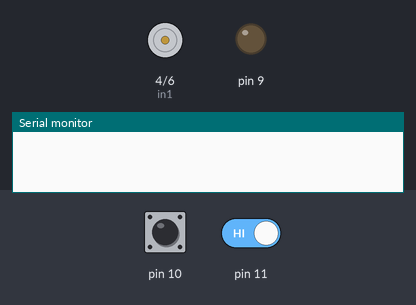
Recording of a sketch running on a simulated Arduino Uno, built with avr-gcc and run on an emulated ATmega328P. On the bench: motor-driver pin pairs drawn as motors (green arrow = first pin HIGH = forward, orange = second pin HIGH = backward, longer = more drive, scaled by the enable pin), output pins drawn as LEDs (lit = HIGH), the last lines printed to the serial monitor. Inputs (shaded band) come from the test bench; at power-on: pin 11 HIGH, pin 10 HIGH.

Above: at 2.3 s.
2.4 s: pin 11 driven LOW
At 3.4 s:
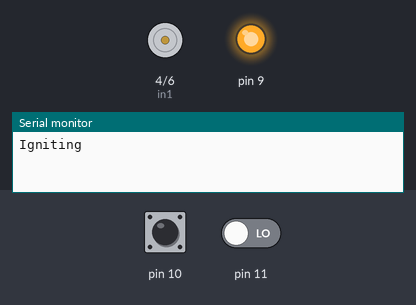
At 7.3 s:
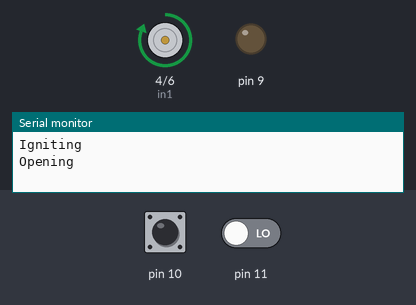
Timing chart, 0 to 35.7 s (numbered marks = the images above; inputs shaded):
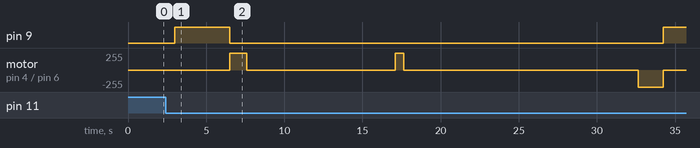

Measured:
- after the input at 2.4 s, pin 9: LOW → HIGH after 0.60 s, → LOW 3.5 s later, → HIGH 27.8 s later; motor on pin 4 (in1) / pin 6 (in2): stopped → forward 255/255 after 4.1 s, → stopped 1.1 s later, → forward 255/255 9.5 s later, → stopped 0.55 s later, … (6 changes in this stretch)

The sketch:

Testv2.ino
```cpp
int pwmPin = 5;    // motor connected to digital pin 5
int in1 = 4;
int in2 = 6;

const byte interruptPin = 2;
int count = 1;


void setup() {
  // put your setup code here, to run once:
  pinMode(9, OUTPUT);
  pinMode(10, INPUT);
  pinMode(11, INPUT);
  pinMode(in1, OUTPUT);
  pinMode(in2, OUTPUT);
  pinMode(5, OUTPUT);
  Serial.begin(9600);

  // prime the interrupt pins
  pinMode(interruptPin, INPUT_PULLUP);
  digitalWrite(in1, LOW);
  digitalWrite(in2, LOW);
  digitalWrite(9, LOW);
  digitalWrite(10, LOW);
  digitalWrite(11, LOW);

}

void loop() {

  if (digitalRead(10) == LOW && digitalRead(11) == LOW) {
    Serial.print("Waiting for go signal\n");
  }

  else if (digitalRead(10) == HIGH && digitalRead(11) == LOW ) {
    Serial.print("Igniting\n");
    digitalWrite(9, HIGH);                //Igniter
    delay(3500);                          //Delay for burn
    digitalWrite(9, LOW);

    // HALF OPEN
    digitalWrite(in1, HIGH);              //Direction --> Reverse
    analogWrite(pwmPin, 255);             //digitalWrite(pwmPin, HIGH);           //Speed
    Serial.print("Opening\n");
    delay(1100);                          //For how long
    digitalWrite(in1, LOW);               //Stops
    digitalWrite(in2, LOW);
    delay(9500);

    // FULLY OPEN
    Serial.println("Done Opening");                                       //Serial.print("Full Open\n");
    digitalWrite(in1, HIGH);
    analogWrite(pwmPin, 255);
    delay(550);
    digitalWrite(in1, LOW);               //Fully Open
    digitalWrite(in2, LOW);
    delay(15000);                         //Waiting for Close

    //FULLY CLOSING

    digitalWrite(in2, HIGH);
    analogWrite(pwmPin, 255);
    delay(1600);
    digitalWrite(in1, LOW);
    digitalWrite(in2, LOW);

    //delay(180000);
    //digitalWrite(in1, LOW);
    //digitalWrite(in2, HIGH);
    Serial.print("Closed\n");
    //delay(1500);
    //digitalWrite(in1, LOW);
    //digitalWrite(in2, LOW);
    count++;
  }

  while (digitalRead(11) == HIGH) {
    digitalWrite(in1, LOW);
    digitalWrite(in2, HIGH);
    delay(1500);
    digitalWrite(in1, LOW);
    digitalWrite(in2, LOW);
    break;
  }
  }
```
